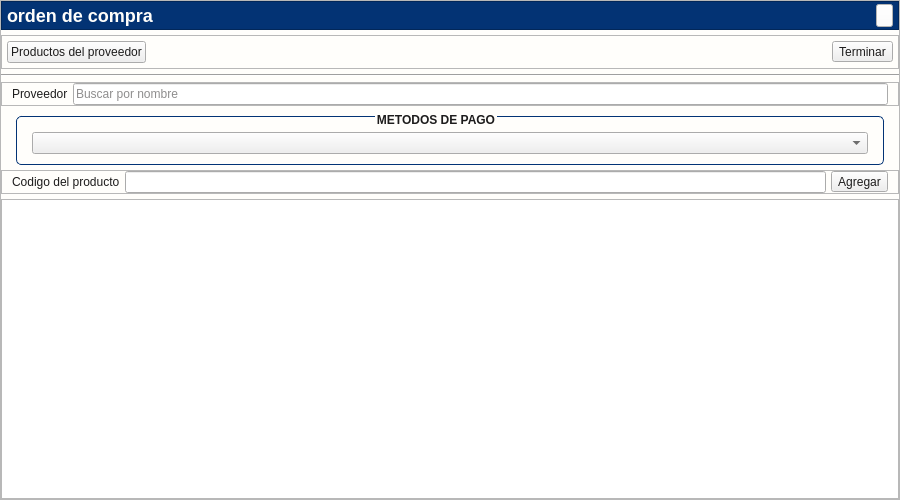
<?xml version="1.0" encoding="UTF-8"?>
<ui version="4.0">
 <class>Orden_compra</class>
 <widget class="QWidget" name="Orden_compra">
  <property name="geometry">
   <rect>
    <x>0</x>
    <y>0</y>
    <width>900</width>
    <height>500</height>
   </rect>
  </property>
  <property name="minimumSize">
   <size>
    <width>900</width>
    <height>500</height>
   </size>
  </property>
  <property name="maximumSize">
   <size>
    <width>900</width>
    <height>500</height>
   </size>
  </property>
  <property name="windowTitle">
   <string>Form</string>
  </property>
  <property name="styleSheet">
   <string notr="true">*{
color: #1d1c1c;
}
#Orden_compra{
background-color: #fffefb;
}
#contenedor_encabezado{
background-color: rgb(3, 51, 116);
height: 30px;
}
#label_wc_titulo_ordencompra{
color: #fffefb;
font-size: 18px;
font-weight:bold;
font-family:&quot;Arial&quot;;
}
[objectName*=&quot;contenedor&quot;]{ background: #fffefb; border:none;}
[objectName*=&quot;frame&quot;]{
background-color: #fffefb;
}
*[objectName*=&quot;etiqueta_&quot;]{
font-family: Arial;
font-size: 14px;
font-weight:bold;
}
*[objectName*=&quot;btn_btn_&quot;]{
background: #023375;
font-size: 14px;
font-family: Arial;
font-weight: bold;
min-height: 25px;
border: none;
border-radius: 5px;
color: #fffefb;
padding: 3px 5px;
}
*[objectName*=&quot;btn_btn_agregar&quot;]{
background-color: #00619a;
}
*[objectName*=&quot;btn_btn_&quot;]:hover{
background-color: #2196F3;
}
*[objectName*=&quot;btn_btn_&quot;]:pressed{
background: #1B80D0;
}
#btn_btn_agregar:hover{
background-color: #68a67d;
}
#btn_btn_agregar:pressed{
background-color: #578B69;
}
#btn_btn_cerrar{
background-color: #fffefb;
min-height:15px;
max-width:15px;
}
#btn_btn_cerrar:pressed{
background: rgb(222, 221, 218);
}
*[objectName*=&quot;txt_&quot;]{
background-color:#F5F5F5;
color: #1d1c1c;
border: none;
border-bottom: 1px solid;
border-radius: 5px;
font-size: 12px;
font-family: Arial;
}
*[objectName^=&quot;txt_&quot;]::focus{
border-bottom: 2px solid #00668c;
}
*[objectName*=&quot;numerodecimal_&quot;]{
background-color: #F5F5F5;
color: #1d1c1c;
border: none;
border-bottom: 1px solid;
border-radius: 5px;
font-size: 14px;
font-family: Arial;
}
*[objectName^=&quot;numerodecimal_&quot;]::focus{
border-bottom: 2px solid #00668c;
}
/*TABLA*/


[objectName*=&quot;tabla_&quot;] {
font-family: Arial;
font-size: 14px;
background: #E3E3E3;
border: 1px solid #4791F5;
}

[objectName*=&quot;tabla_&quot;] QTableView {
background-color: #ffffff;
alternate-background-color: #f0f0f0;
selection-background-color: #cce4ff;
selection-color: black;
}

/* Encabezados */
[objectName*=&quot;tabla_&quot;] QHeaderView::section {
background-color: #023375;
color: white;
font-size: 16px;
padding: 5px;
border: 1px solid gray;
}

[objectName*=&quot;tabla_&quot;] QHeaderView::horizontal,
[objectName*=&quot;tabla_&quot;] QHeaderView::vertical {
background-color: #023375;
color: white;
}

/* Ítems seleccionados */
[objectName*=&quot;tabla_&quot;] QTableView::item:selected {
background-color: #cce4ff;
color: black;
}
[objectName*=&quot;cajaOpciones&quot;] {
    border: none;
    border-bottom: 1px solid #787878 ;
    padding: 2px ;
    background-color: #F5F5F5 ;
    font-size: 14px ;
    min-width: 200px ;
    font-family: &quot;Arial&quot; ;
    color: #1d1c1c ;
	selection-background-color: #4791F5; 
}

/* ESTILO DEL DROPDOWN (LISTA) */
[objectName*=&quot;cajaOpciones&quot;] QListView {
    background: #F5F5F5 ;
    border-radius: 3px;
    outline: none;
}

/* ESTILO DE LOS ÍTEMS */
[objectName*=&quot;cajaOpciones&quot;] QListView::item {
    padding: 6px 10px ;
    margin: 2px ;
}
/* BOTÓN DESPLEGABLE */
[objectName*=&quot;cajaOpciones&quot;]::drop-down {
    subcontrol-origin: padding ;
    subcontrol-position: top right ;
    padding-right: 5px ;
    width: 20% ;
    border-left-width: 1px ;
    border-radius: 3px ;
    background-color: #F5F5F5 ;
}
/* FLECHA DESPLEGABLE */
[objectName*=&quot;cajaOpciones&quot;]::down-arrow {
    image: url(:/Icons/Bootstrap/filter-left.svg);
    width: 17% ;
    height: 17% ;
    padding-left: 5px ;
    padding-right: 5px ;
}

#contenedor_grupo{
border: 1px solid #023375;
color: #1d1c1c;
font-weight: bold;
font-family: Arial;
margin-top: 5px;
margin-left:15px;
margin-right:15px;
border-radius: 5px;
padding-left:15px;
padding-right: 15px;
padding-top:15px;
}
</string>
  </property>
  <layout class="QGridLayout" name="gridLayout">
   <property name="leftMargin">
    <number>0</number>
   </property>
   <property name="topMargin">
    <number>0</number>
   </property>
   <property name="rightMargin">
    <number>0</number>
   </property>
   <property name="bottomMargin">
    <number>0</number>
   </property>
   <property name="spacing">
    <number>0</number>
   </property>
   <item row="0" column="0">
    <widget class="QFrame" name="contenedor_frame">
     <property name="frameShape">
      <enum>QFrame::Shape::StyledPanel</enum>
     </property>
     <property name="frameShadow">
      <enum>QFrame::Shadow::Raised</enum>
     </property>
     <layout class="QGridLayout" name="gridLayout_5">
      <property name="leftMargin">
       <number>0</number>
      </property>
      <property name="topMargin">
       <number>0</number>
      </property>
      <property name="rightMargin">
       <number>0</number>
      </property>
      <property name="bottomMargin">
       <number>0</number>
      </property>
      <property name="horizontalSpacing">
       <number>0</number>
      </property>
      <property name="verticalSpacing">
       <number>5</number>
      </property>
      <item row="0" column="0" colspan="2">
       <widget class="QFrame" name="contenedor_encabezado">
        <property name="frameShape">
         <enum>QFrame::Shape::StyledPanel</enum>
        </property>
        <property name="frameShadow">
         <enum>QFrame::Shadow::Raised</enum>
        </property>
        <layout class="QHBoxLayout" name="horizontalLayout">
         <property name="spacing">
          <number>0</number>
         </property>
         <property name="leftMargin">
          <number>5</number>
         </property>
         <property name="topMargin">
          <number>2</number>
         </property>
         <property name="rightMargin">
          <number>5</number>
         </property>
         <property name="bottomMargin">
          <number>2</number>
         </property>
         <item>
          <widget class="QLabel" name="label_wc_titulo_ordencompra">
           <property name="minimumSize">
            <size>
             <width>0</width>
             <height>0</height>
            </size>
           </property>
           <property name="maximumSize">
            <size>
             <width>16777215</width>
             <height>16777215</height>
            </size>
           </property>
           <property name="text">
            <string>orden de compra</string>
           </property>
          </widget>
         </item>
         <item>
          <spacer name="horizontalSpacer_2">
           <property name="orientation">
            <enum>Qt::Orientation::Horizontal</enum>
           </property>
           <property name="sizeHint" stdset="0">
            <size>
             <width>411</width>
             <height>20</height>
            </size>
           </property>
          </spacer>
         </item>
         <item>
          <widget class="QPushButton" name="btn_btn_cerrar">
           <property name="cursor">
            <cursorShape>PointingHandCursor</cursorShape>
           </property>
           <property name="text">
            <string/>
           </property>
           <property name="icon">
            <iconset resource="../../Source/ibootstrap.qrc">
             <normaloff>:/Icons/Bootstrap/x-lg.svg</normaloff>:/Icons/Bootstrap/x-lg.svg</iconset>
           </property>
          </widget>
         </item>
        </layout>
       </widget>
      </item>
      <item row="1" column="0" colspan="2">
       <widget class="QFrame" name="contenedor_frame_4">
        <property name="frameShape">
         <enum>QFrame::Shape::StyledPanel</enum>
        </property>
        <property name="frameShadow">
         <enum>QFrame::Shadow::Raised</enum>
        </property>
        <layout class="QHBoxLayout" name="horizontalLayout_2">
         <property name="spacing">
          <number>5</number>
         </property>
         <property name="leftMargin">
          <number>5</number>
         </property>
         <property name="topMargin">
          <number>5</number>
         </property>
         <property name="rightMargin">
          <number>5</number>
         </property>
         <property name="bottomMargin">
          <number>5</number>
         </property>
         <item>
          <widget class="QPushButton" name="btn_btn_productosProveedor">
           <property name="cursor">
            <cursorShape>PointingHandCursor</cursorShape>
           </property>
           <property name="text">
            <string>Productos del proveedor</string>
           </property>
          </widget>
         </item>
         <item>
          <spacer name="horizontalSpacer">
           <property name="orientation">
            <enum>Qt::Orientation::Horizontal</enum>
           </property>
           <property name="sizeHint" stdset="0">
            <size>
             <width>315</width>
             <height>20</height>
            </size>
           </property>
          </spacer>
         </item>
         <item>
          <widget class="QToolButton" name="btn_btn_terminar">
           <property name="cursor">
            <cursorShape>PointingHandCursor</cursorShape>
           </property>
           <property name="text">
            <string>Terminar</string>
           </property>
          </widget>
         </item>
        </layout>
       </widget>
      </item>
      <item row="2" column="0" colspan="2">
       <widget class="Line" name="line">
        <property name="orientation">
         <enum>Qt::Orientation::Horizontal</enum>
        </property>
       </widget>
      </item>
      <item row="3" column="0">
       <widget class="QFrame" name="contenedor_frame_2">
        <property name="frameShape">
         <enum>QFrame::Shape::StyledPanel</enum>
        </property>
        <property name="frameShadow">
         <enum>QFrame::Shadow::Raised</enum>
        </property>
        <layout class="QGridLayout" name="gridLayout_2">
         <property name="leftMargin">
          <number>10</number>
         </property>
         <property name="topMargin">
          <number>0</number>
         </property>
         <property name="rightMargin">
          <number>10</number>
         </property>
         <property name="bottomMargin">
          <number>0</number>
         </property>
         <property name="horizontalSpacing">
          <number>5</number>
         </property>
         <property name="verticalSpacing">
          <number>0</number>
         </property>
         <item row="0" column="1">
          <widget class="QLineEdit" name="txt_buscarproveedor">
           <property name="placeholderText">
            <string>Buscar por nombre</string>
           </property>
          </widget>
         </item>
         <item row="0" column="0">
          <widget class="QLabel" name="etiqueta_proveedor">
           <property name="text">
            <string>Proveedor</string>
           </property>
           <property name="textFormat">
            <enum>Qt::TextFormat::AutoText</enum>
           </property>
          </widget>
         </item>
        </layout>
       </widget>
      </item>
      <item row="4" column="0" colspan="2">
       <widget class="QGroupBox" name="contenedor_grupo">
        <property name="title">
         <string>METODOS DE PAGO</string>
        </property>
        <property name="alignment">
         <set>Qt::AlignmentFlag::AlignCenter</set>
        </property>
        <layout class="QGridLayout" name="gridLayout_4">
         <property name="leftMargin">
          <number>0</number>
         </property>
         <property name="topMargin">
          <number>0</number>
         </property>
         <property name="rightMargin">
          <number>0</number>
         </property>
         <property name="bottomMargin">
          <number>10</number>
         </property>
         <property name="spacing">
          <number>0</number>
         </property>
         <item row="0" column="0">
          <widget class="QComboBox" name="cajaOpciones_metodosPago"/>
         </item>
        </layout>
       </widget>
      </item>
      <item row="5" column="0" colspan="2">
       <widget class="QFrame" name="contenedor_frame_3">
        <property name="frameShape">
         <enum>QFrame::Shape::StyledPanel</enum>
        </property>
        <property name="frameShadow">
         <enum>QFrame::Shadow::Raised</enum>
        </property>
        <layout class="QGridLayout" name="gridLayout_3">
         <property name="leftMargin">
          <number>10</number>
         </property>
         <property name="topMargin">
          <number>0</number>
         </property>
         <property name="rightMargin">
          <number>10</number>
         </property>
         <property name="bottomMargin">
          <number>0</number>
         </property>
         <property name="horizontalSpacing">
          <number>5</number>
         </property>
         <property name="verticalSpacing">
          <number>0</number>
         </property>
         <item row="0" column="2">
          <widget class="QToolButton" name="btn_btn_agregar">
           <property name="cursor">
            <cursorShape>PointingHandCursor</cursorShape>
           </property>
           <property name="text">
            <string>Agregar</string>
           </property>
          </widget>
         </item>
         <item row="0" column="1">
          <widget class="QLineEdit" name="txt_buscarproducto"/>
         </item>
         <item row="0" column="0">
          <widget class="QLabel" name="etiqueta_codigobarras">
           <property name="text">
            <string>Codigo del producto</string>
           </property>
          </widget>
         </item>
        </layout>
       </widget>
      </item>
      <item row="6" column="0" colspan="2">
       <widget class="QTableView" name="tabla_ordencompra">
        <property name="cursor" stdset="0">
         <cursorShape>ArrowCursor</cursorShape>
        </property>
        <property name="alternatingRowColors">
         <bool>true</bool>
        </property>
        <property name="selectionMode">
         <enum>QAbstractItemView::SelectionMode::SingleSelection</enum>
        </property>
        <property name="selectionBehavior">
         <enum>QAbstractItemView::SelectionBehavior::SelectRows</enum>
        </property>
        <property name="gridStyle">
         <enum>Qt::PenStyle::DashDotLine</enum>
        </property>
        <attribute name="horizontalHeaderMinimumSectionSize">
         <number>200</number>
        </attribute>
        <attribute name="horizontalHeaderDefaultSectionSize">
         <number>200</number>
        </attribute>
        <attribute name="horizontalHeaderStretchLastSection">
         <bool>true</bool>
        </attribute>
       </widget>
      </item>
     </layout>
    </widget>
   </item>
  </layout>
 </widget>
 <resources>
  <include location="../../Source/ibootstrap.qrc"/>
 </resources>
 <connections/>
</ui>
